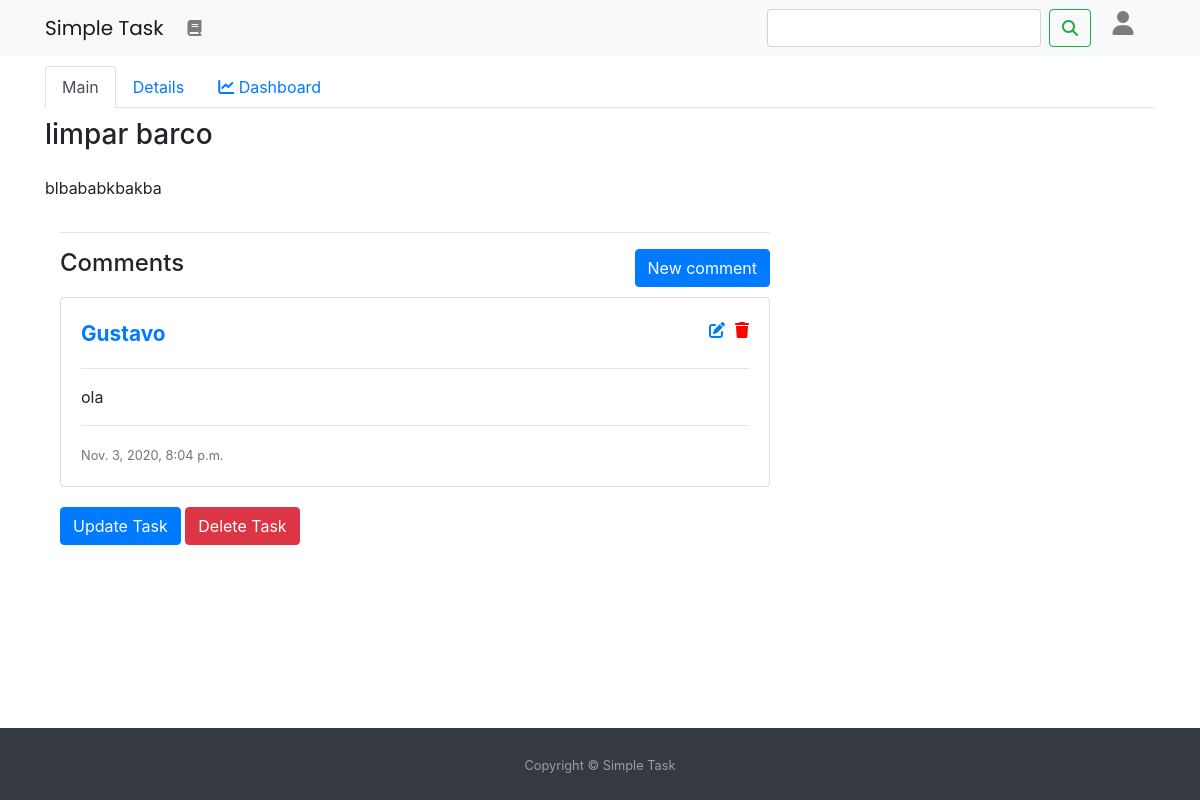
The app's page /task/68/ (signed in) with its own data.
### task_app/models.py (models this page shows, shortened)
class Task(models.Model):
    title = models.CharField(max_length=50)
    content = RichTextField(blank=True,null=True)
    date_created = models.DateTimeField(auto_now_add=True)
    due_date = models.DateTimeField(default=timezone.now)
    author = models.ForeignKey(User,  null=True, on_delete=models.SET_NULL, default=User)
    responsable = models.ForeignKey(User, null=True, on_delete=models.SET_NULL, related_name="author", default=author)
    STATUS_CHOICES = [('D', 'Done'),('P','Doing'),('N','Not done')]
    Status = models.CharField(max_length=1,choices=STATUS_CHOICES, default='N')
    IMPORTANCE_CHOICES = [('H', 'High'),('M','Medium'),('L','Low')]
    importance = models.CharField(max_length=1,choices=IMPORTANCE_CHOICES, default='M')
    DEPARTAMENT_CHOICES = [('D', 'Dev'),('M','Marketing'),('H','HR'),('L','Legal'),('F','Finances'),('O','Others')]
    departament = models.CharField(max_length=1,choices=DEPARTAMENT_CHOICES, default='M')
    is_public = models.BooleanField(default=False)
    class Meta:
      ordering = ('due_date',)

class Comment(models.Model):
    task = models.ForeignKey(Task, on_delete=models.CASCADE, related_name='comments')
    author = models.ForeignKey(User,  null=True, on_delete=models.SET_NULL, default=User)
    body = RichTextField(blank=True,null=True)
    created = models.DateTimeField(auto_now_add=True)
    updated = models.DateTimeField(auto_now=True)
    active = models.BooleanField(default=True)
    class Meta:
      ordering = ('created',)

### task_app/views.py (the view)
# urls.py: path('task/<int:pk>/', TaskDetailView.as_view(), name='task-detail'),
class TaskDetailView(LoginRequiredMixin, UserPassesTestMixin, DetailView):
    model = Task
    def test_func(self):
        task = self.get_object()
        if self.request.user == task.author or self.request.user == task.responsable or task.is_public == True:
            return True
        else:
            return False

### users/models.py (called while the page is built)
    def get_user(self, user_id):
        try:
            user = UserModel.objects.get(pk=user_id)
        except UserModel.DoesNotExist:
            return None
        return user if self.user_can_authenticate(user) else None

### task_app/templates/task_app/task_detail.html (shortened to what this page needs)
{% extends "base.html" %}
{% load crispy_forms_tags %}
{% block content %}
{% include "shared/nav.html" %}
<div class="container">
    <ul class="nav nav-tabs" id="myTab" role="tablist">
        <li class="nav-item">
            <a class="nav-link active" id="profile-tab" data-toggle="tab" href="#profile" role="tab" aria-controls="profile" aria-selected="true">Main</a>
        </li>
        <li class="nav-item">
            <a class="nav-link" id="home-tab" data-toggle="tab" href="#home" role="tab" aria-controls="home" aria-selected="false">Details</a>
        </li>
        <li class="nav-item">
           <a class="nav-link"href="{% url 'task-home' %}"><i class="fas fa-chart-line"></i> Dashboard</a>
       </li>
    </ul>
     <div class="col-md-8">
         <div class="tab-content profile-tab" id="myTabContent">
             <div style="margin-top: 10px;margin-bottom: 10px;" class="tab-pane active" id="profile" role="tabpanel" aria-labelledby="profile-tab">
                <div class="row">
                    <div class="col-md-0">
                        <h3>{{object.title}}</h3>
                    </div>
                </div>
               <div class="row">
                   <div class="col-md-0">
                       <p>{{object.content|safe}}</p>
                   </div>
               </div>
                <hr>
                 <div class="">
                <h4 class="text-left">Comments <a href="{% url 'task-comment' task.id %}" class="btn btn-primary float-right">New comment</a></h4>
                    </div>
                {% for comment in task.comments.all %}
                <div class="card" style="margin-top: 20px;">
                    <div class="card-body">
                        <div class="row">
                            <div class="col-md">
                                <p>
                                    <a style="font-size: 1.3rem; margin-bottom: 2px;" class="float-left" href="#"><strong>{{comment.author}}</strong></a>
                                    {% if request.user == comment.author%}
                                    <a style="color:red;margin-bottom: 2px;" class="float-right" href="{% url 'task-comment-delete' comment.id %}"><strong><i class="fas fa-trash"></i></strong></a>
                                    <a style="margin-right: 10px;margin-bottom: 2px;" class="float-right" href="{% url 'task-comment-update' comment.id %}"><strong><i class="fas fa-edit"></i></strong></a>
                                    {% endif %}
                               </p>
                               <div class="clearfix"></div>
                               <hr>
                                <p>{{comment.body|safe}}</p>
                                <hr>
                                <small class="text-muted">{{comment.updated}}</small>
                            </div>
                        </div>
                    </div>
                </div>
            {% endfor %}
            </div>
      </div>
      {% if object.author == user %}
             <div style="margin-bottom:15px">
                 <div class="row">
                     <div style="margin-top: 10px;" class="col-md-6">
                         <a href="update"class="btn btn-primary">Update Task</a>
                         <a href="delete" class="btn btn-danger">Delete Task</a>
                    {% endif %}
                     </div>
                 </div>
               </div>
         </div>
       </div>
{% include "shared/footer.html" %}
{% endblock content %}

### templates/shared/footer.html (style rules this page uses)
html, body { height: 100%; }

### records on screen
Task: title "limpar barco", content "blbababkbakba"
Comment: author "Gustavo", body "ola", updated "Nov. 3, 2020, 8:04 p.m."
